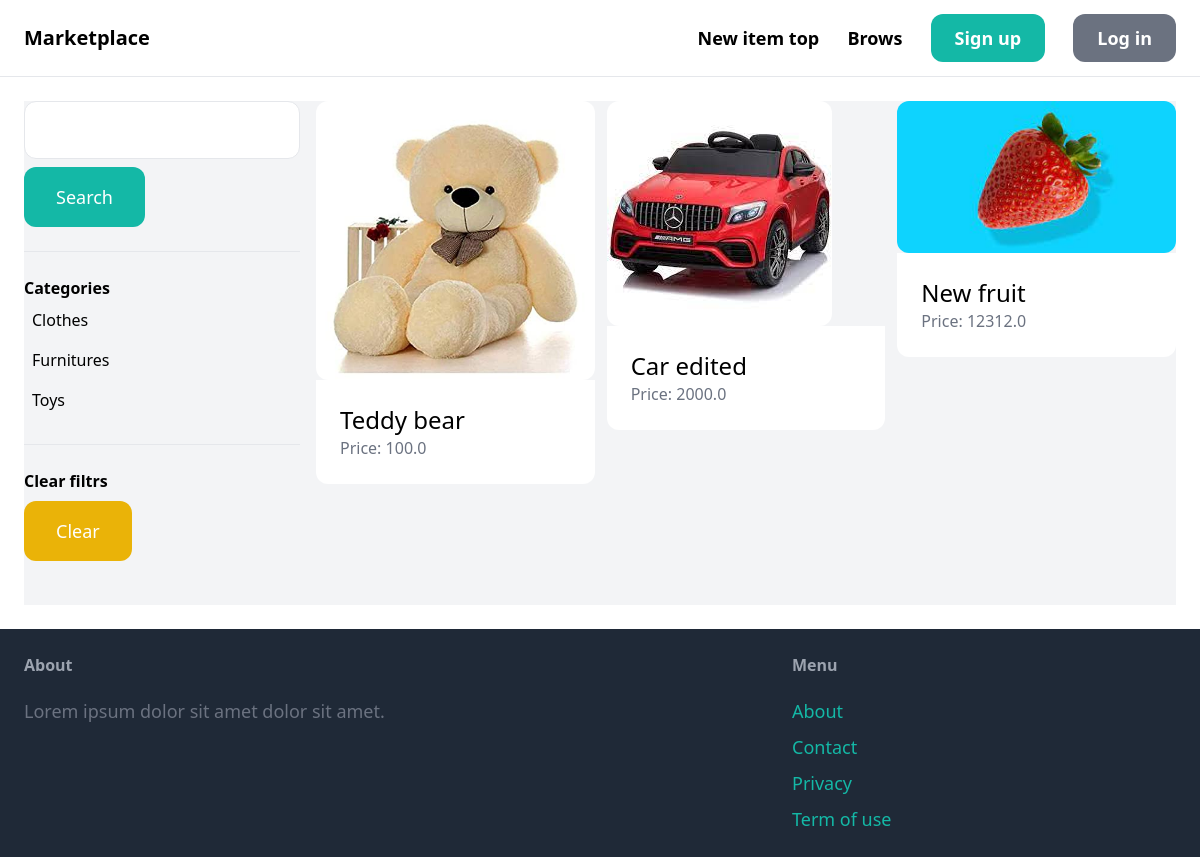
The app's page /items/ with its own data.
### item/models.py (models this page shows, shortened)
class Category(models.Model):
    name = models.CharField(max_length=255)
    class Meta:
        ordering = ('name',)
        verbose_name_plural = 'Categories'

class Item(models.Model):
    category = models.ForeignKey(
        Category, related_name='items', on_delete=models.CASCADE)
    name = models.CharField(max_length=255)
    description = models.TextField(blank=True, null=True)
    price = models.FloatField()
    image = models.ImageField(upload_to='item_images', blank=True, null=True)
    is_sold = models.BooleanField(default=False)
    created_by = models.ForeignKey(
        User, related_name='items', on_delete=models.CASCADE)
    created_at = models.DateTimeField(auto_now_add=True)

### item/views.py (the view)
# urls.py: path('', views.items, name='items'),
def items(request):
    query = request.GET.get('query', '')
    category_id = request.GET.get('category', 0)
    categories = Category.objects.all()
    items = Item.objects.filter(is_sold=False)
    if category_id:
        items = items.filter(category_id=category_id)
    if query:
        items = Item.objects.filter(
            Q(name__icontains=query) | Q(description__icontains=query))
    return render(request, 'item/items.html', {
        'items': items,
        'query': query,
        'categories': categories,
        'category_id': int(category_id),
    })

### item/templates/item/items.html (shortened to what this page needs)
{% extends 'core/base.html' %}
{% block content %}
  <div class="pb-6 grid grid-cols-4 gap-4 bg-gray-100">
    <div class="col-span-1 mb-5">
        <form action="{%  url 'item:items' %}" method="get">
            <input type="text" name="query" class="w-full py-4 px-6 border rounded-xl" value={{ qury }}>
            <button class="mt-2 py-4 px-8 text-lg bg-teal-500 rounded-xl text-white">Search</button>
        </form>
        <hr class="my-6">
        <p class="font-semibold">Categories</p>
        <ul>
            {% for category in categories %}
                <li class="py-2 px-2 rounded-xl{% if category.id == category_id %} bg-gray-200{% endif %}">
                    <a href="{% url 'item:items'  %}?query={{ query }}&category={{ category.id }}">{{ category.name}}</a>
                </li>
            {% endfor %}
        </ul>
        <hr class="my-6">
        <p class="font-semibold">Clear filtrs</p>
        <ul>
            <li>
                <a href="{% url 'item:items' %}" class="mt-2 py-4 px-8 inline-block bg-yellow-500  text-lg rounded-xl hover:bg-yellow-400 text-white">Clear</a>
            </li>
        </ul>
    </div>
    <div class="col-span-3">
    <div class="grid grid-cols-3 gap-3">
        {% for item in items %}
        <div>
            <a href="{% url 'item:detail' item.id %}">
                <div>
                  <img src="{{ item.image.url }}" class="rounded-xl">
                </div>
                <div class="p-6 bg-white rounded-b-xl">
                    <h2 class="text-2xl">{{ item.name }}</h2>
                    <p class="text-gray-500">Price: {{ item.price }}</p>
                </div>
            </a>
        </div>
    {% endfor %}
    </div>
    </div>
  </div>
{% endblock %}

### records on screen
Category: name "Clothes"
Category: name "Furnitures"
Category: name "Toys"
Item: image (picture), name "Teddy bear", price "100.0"
Item: image (picture), name "Car edited", price "2000.0"
Item: image (picture), name "New fruit", price "12312.0"
